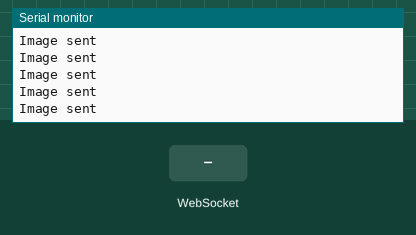
A sketch run on a simulated ESP32. On the bench: the last lines printed to the serial monitor. The test bench sets the inputs (shaded band). WiFi joins after 1.5 s; servers stay silent unless stated; the camera gives no picture.

Above: at 3.5 s.
3.6 s: WebSocket text "1" received
At 3.64 s:
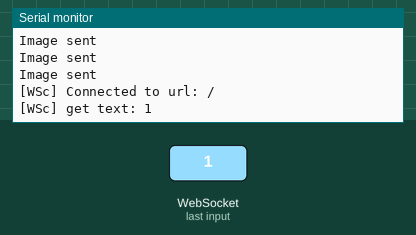
5.1 s: WebSocket text "0" received
At 5.15 s:
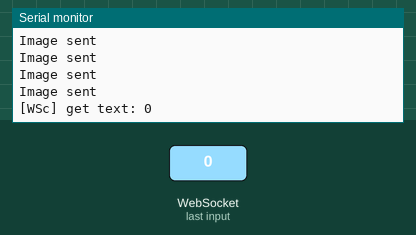
6.6 s: WebSocket text "2" received
At 6.66 s:
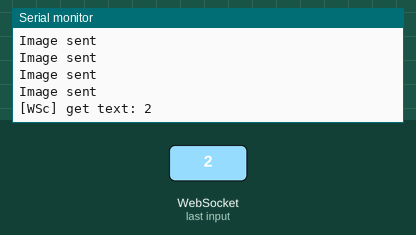

Measured:
- after the input at 3.6 s, the serial monitor: prints a new line at once (image 1)
- after the input at 5.1 s, the serial monitor: prints a new line at once (image 2)
- after the input at 6.6 s, the serial monitor: prints a new line after 0.05 s (image 3)

The sketch:

esp32cam-websocket.ino
```cpp
#include "WiFi.h"
#include "esp_camera.h"
//#include "base64.h"

#include <ArduinoJson.h>
#include <WebSocketsClient.h>
//#include <SocketIOclient.h>

// Pin definition for CAMERA_MODEL_AI_THINKER
#define PWDN_GPIO_NUM     32
#define RESET_GPIO_NUM    -1
#define XCLK_GPIO_NUM      0
#define SIOD_GPIO_NUM     26
#define SIOC_GPIO_NUM     27

#define Y9_GPIO_NUM       35
#define Y8_GPIO_NUM       34
#define Y7_GPIO_NUM       39
#define Y6_GPIO_NUM       36
#define Y5_GPIO_NUM       21
#define Y4_GPIO_NUM       19
#define Y3_GPIO_NUM       18
#define Y2_GPIO_NUM        5
#define VSYNC_GPIO_NUM    25
#define HREF_GPIO_NUM     23
#define PCLK_GPIO_NUM     22

// pin 4 for flash led or 33 for normal led
#define LED_GPIO_NUM       4

//server port definition
#define server_port 3001

// Replace with your network credentials
const char* hostname = "ESP32CAM";
const char* ssid = "EL_DIRECTOR";
const char* password = "trypassword";

WebSocketsClient webSocket;

void webSocketEvent(WStype_t type, uint8_t * payload, size_t length)
{
  switch(type) {
    case WStype_DISCONNECTED:
      Serial.printf("[WSc] Disconnected!\n");
      break;
    case WStype_CONNECTED: {
      Serial.printf("[WSc] Connected to url: %s\n", payload);
    }
      break;
    case WStype_TEXT:
      Serial.printf("[WSc] get text: %s\n", payload);
      break;
    case WStype_BIN:
      Serial.printf("[WSc] get binary length: %u\n", length);
      break;
    case WStype_PING:
        // pong will be send automatically
        Serial.printf("[WSc] get ping\n");
        break;
    case WStype_PONG:
        // answer to a ping we send
        Serial.printf("[WSc] get pong\n");
        break;
    }

}


void setupCamera()
{
  camera_config_t config;
  config.ledc_channel = LEDC_CHANNEL_0;
  config.ledc_timer = LEDC_TIMER_0;
  config.pin_d0 = Y2_GPIO_NUM;
  config.pin_d1 = Y3_GPIO_NUM;
  config.pin_d2 = Y4_GPIO_NUM;
  config.pin_d3 = Y5_GPIO_NUM;
  config.pin_d4 = Y6_GPIO_NUM;
  config.pin_d5 = Y7_GPIO_NUM;
  config.pin_d6 = Y8_GPIO_NUM;
  config.pin_d7 = Y9_GPIO_NUM;
  config.pin_xclk = XCLK_GPIO_NUM;
  config.pin_pclk = PCLK_GPIO_NUM;
  config.pin_vsync = VSYNC_GPIO_NUM;
  config.pin_href = HREF_GPIO_NUM;
  config.pin_sscb_sda = SIOD_GPIO_NUM;
  config.pin_sscb_scl = SIOC_GPIO_NUM;
  config.pin_pwdn = PWDN_GPIO_NUM;
  config.pin_reset = RESET_GPIO_NUM;
  config.xclk_freq_hz = 20000000;
  config.pixel_format = PIXFORMAT_JPEG; // for streaming
  //config.pixel_format = PIXFORMAT_RGB565; // for face detection/recognition
  config.frame_size = FRAMESIZE_VGA; // FRAMESIZE_ + QVGA|CIF|VGA|SVGA|XGA|SXGA|UXGA
  config.jpeg_quality = 10;
  config.fb_count = 1;
  //config.grab_mode = CAMERA_GRAB_WHEN_EMPTY;
  //config.fb_location = CAMERA_FB_IN_PSRAM;

  // Camera Init
  esp_err_t err = esp_camera_init(&config);
  if (err != ESP_OK) {
    Serial.printf("Camera init failed with error 0x%x", err);
    return;
  }

}

void setup()
{
  Serial.begin(115200);

  // Connect to Wi-Fi
  WiFi.begin(ssid, password);
  while (WiFi.status() != WL_CONNECTED) {
    delay(1000);
    Serial.println("Connecting to WiFi..");
  }

  // Print ESP32 Local IP Address
  Serial.println(WiFi.localIP());

  setupCamera();
  //setupLedFlash(LED_GPIO_NUM);

  // server address, port and URL
  webSocket.begin("192.168.137.1", server_port, "/jpgstream_server");
  webSocket.onEvent(webSocketEvent);
  webSocket.setReconnectInterval(5000);
  webSocket.enableHeartbeat(15000, 3000, 2);
}


unsigned long messageTimestamp = 0;

void loop()
{
  webSocket.loop();
  uint64_t now = millis();

  if(now - messageTimestamp > 30) {
      messageTimestamp = now;

      camera_fb_t * fb = NULL;

      // Take Picture with Camera
      fb = esp_camera_fb_get();
      if(!fb) {
        Serial.println("Camera capture failed");
        return;
      }

      webSocket.sendBIN(fb->buf,fb->len);
      Serial.println("Image sent");
      esp_camera_fb_return(fb);
  }

}
```
